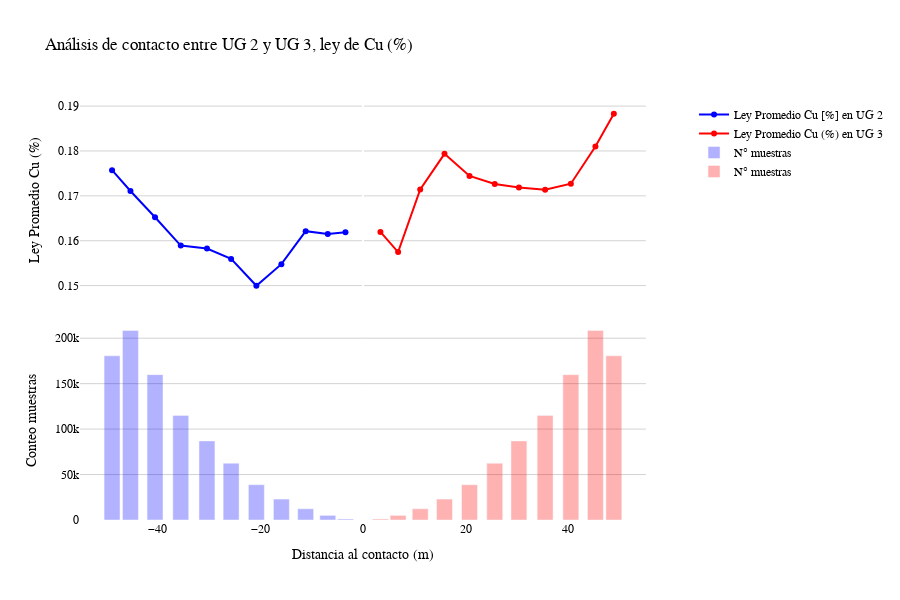

Notebook code cell kept with this figure:
### Code cell
from plotly.subplots import make_subplots


## Plot truncated z values against filtered average cut > 0 percentage with a line plot and marginal counter histogram
import plotly.express as px
import plotly.graph_objects as go


# create subplot: top = line, bottom = marginal histogram (shared x)
# enable a secondary y-axis for the bottom subplot so we can plot the bar on the right
fig = make_subplots(rows=2, cols=1, shared_xaxes=True,
                    vertical_spacing=0.05,
                    row_heights=[0.3, 0.3],
                    specs=[[{"type": "xy"}],
                           [{"type": "xy", "secondary_y": True}]])

# line trace (top)
fig.add_trace(
    go.Scatter(
        x=-np.array(lag_UG2_3)/2,
        y=UGG2_3_head,
        mode='lines+markers',
        name='Ley Promedio Cu [%] en UG 2',
        line=dict(color='blue'),
        marker=dict(size=6, color='blue')
    ),
    row=1, col=1
)

## add z vs filtered line
# line trace (top)
fig.add_trace(
    go.Scatter(
        x=np.array(lag_UG2_3)/2,
        y=UGG2_3_tail,
        mode='lines+markers',
        name='Ley Promedio Cu (%) en UG 3',
        line=dict(color='red'),
        marker=dict(size=6, color='red')
    ),
    row=1, col=1
)


bar = go.Bar(
    x=-np.array(lag_UG2_3)/2,
    y=UGG2_3_npair,
        name='N° muestras',
    marker=dict(color='blue'),
    opacity=0.3
)
bar2 = go.Bar(
    x=np.array(lag_UG2_3)/2,
    y=UGG2_3_npair,
        name='N° muestras',
    marker=dict(color='red'),
    opacity=0.3
)
## add bar y-axis on the right, row=2, col=1.

# add the bar to the bottom subplot using the secondary y-axis
fig.add_trace(bar, row=2, col=1)
# Update 2nd y-axis properties for the bar chart
fig.update_yaxes(
    title_text='Celdas válidas (modelo)',
    row=2, col=1,gridcolor='lightgrey'
)

fig.add_trace(bar2, row=2, col=1)
# Update 2nd y-axis properties for the bar chart
fig.update_yaxes(
    title_text='Celdas válidas (modelo)',
    row=2, col=1
)

# layout and axis labels
fig.update_xaxes(title_text='Distancia al contacto (m)', row=2, col=1)
fig.update_yaxes(title_text='Ley Promedio Cu (%)', row=1, col=1,gridcolor='lightgrey')
fig.update_yaxes(title_text='Conteo muestras', row=2, col=1)

fig.update_layout(
    title='Análisis de contacto entre UG 2 y UG 3, ley de Cu (%)',
    font_family="Times New Roman",
    font_size=12,
    font_color="black",
    plot_bgcolor='white',
    hovermode=False,
    showlegend=True,
    bargap=0.1,
    height=600,
    width=900
)
fig.show()

### Figure 1 — Plotly figure (JSON) as saved in the notebook; plotly's stock layout.template omitted (floating-point values rounded to 4 significant figures)
{"data": [{"line": {"color": "blue"}, "marker": {"color": "blue", "size": 6}, "mode": "lines+markers", "name": "Ley Promedio Cu [%] en UG 2", "type": "scatter", "x": [-3.409, -6.857, -11.17, -15.9, -20.78, -25.71, -30.42, -35.53, -40.54, -45.34, -48.93], "xaxis": "x", "y": [0.1619, 0.1615, 0.1621, 0.1548, 0.15, 0.156, 0.1583, 0.1589, 0.1652, 0.1711, 0.1757], "yaxis": "y"}, {"line": {"color": "red"}, "marker": {"color": "red", "size": 6}, "mode": "lines+markers", "name": "Ley Promedio Cu (%) en UG 3", "type": "scatter", "x": [3.409, 6.857, 11.17, 15.9, 20.78, 25.71, 30.42, 35.53, 40.54, 45.34, 48.93], "xaxis": "x", "y": [0.162, 0.1575, 0.1714, 0.1794, 0.1744, 0.1727, 0.1719, 0.1714, 0.1727, 0.181, 0.1883], "yaxis": "y"}, {"marker": {"color": "blue"}, "name": "N° muestras", "opacity": 0.3, "type": "bar", "x": [-3.409, -6.857, -11.17, -15.9, -20.78, -25.71, -30.42, -35.53, -40.54, -45.34, -48.93], "xaxis": "x2", "y": [1119, 5076, 12342, 23015, 38796, 62435, 87011, 115081, 159920, 208494, 180630], "yaxis": "y2"}, {"marker": {"color": "red"}, "name": "N° muestras", "opacity": 0.3, "type": "bar", "x": [3.409, 6.857, 11.17, 15.9, 20.78, 25.71, 30.42, 35.53, 40.54, 45.34, 48.93], "xaxis": "x2", "y": [1119, 5076, 12342, 23015, 38796, 62435, 87011, 115081, 159920, 208494, 180630], "yaxis": "y2"}], "layout": {"bargap": 0.1, "font": {"color": "black", "family": "Times New Roman", "size": 12}, "height": 600, "hovermode": false, "plot_bgcolor": "white", "showlegend": true, "title": {"text": "Análisis de contacto entre UG 2 y UG 3, ley de Cu (%)"}, "width": 900, "xaxis": {"anchor": "y", "domain": [0, 0.94], "matches": "x2", "showticklabels": false}, "xaxis2": {"anchor": "y2", "domain": [0, 0.94], "title": {"text": "Distancia al contacto (m)"}}, "yaxis": {"anchor": "x", "domain": [0.525, 1], "gridcolor": "lightgrey", "title": {"text": "Ley Promedio Cu (%)"}}, "yaxis2": {"anchor": "x2", "domain": [0, 0.475], "gridcolor": "lightgrey", "title": {"text": "Conteo muestras"}}, "yaxis3": {"anchor": "x2", "gridcolor": "lightgrey", "overlaying": "y2", "side": "right", "title": {"text": "Conteo muestras"}}}}
